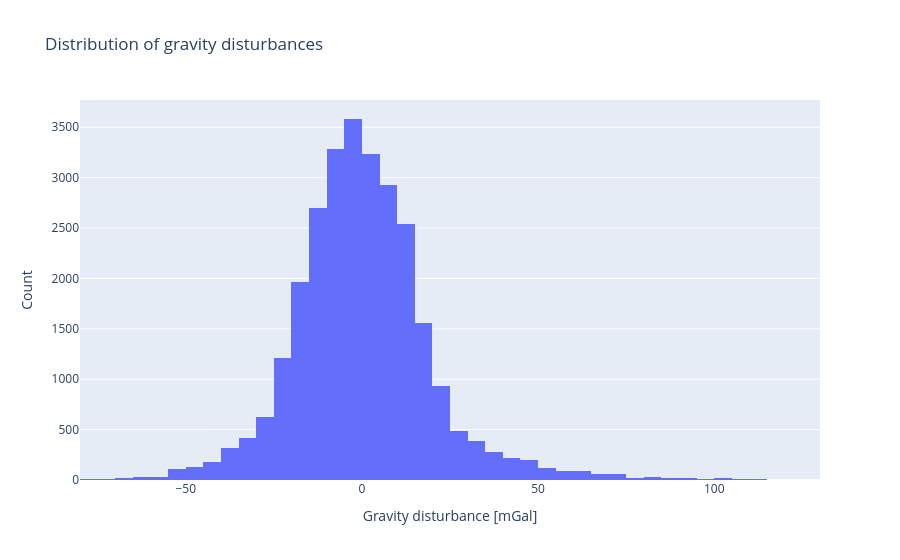

Here is the notebook cell this chart was saved with:
### Code cell
# Plotting the distribution of the gravity disturbances
fig = px.histogram(
    gravity_disturbance,
    x="dg",
    nbins=100,
    title="Distribution of gravity disturbances",
    labels={"dg": "Gravity disturbance [mGal]"}
)
fig.update_layout(yaxis_title="Count")
fig.show()

### Figure 1 — Plotly figure (JSON) as saved in the notebook; plotly's stock layout.template omitted (floating-point values rounded to 4 significant figures; data arrays with more than 128 entries replaced by an {"elided": "..."} marker saying what was removed)
{"data": [{"bingroup": "x", "hovertemplate": "Gravity disturbance [mGal]=%{x}<br>count=%{y}<extra></extra>", "legendgroup": "", "marker": {"color": "#636efa", "pattern": {"shape": ""}}, "name": "", "nbinsx": 100, "orientation": "v", "showlegend": false, "type": "histogram", "x": {"elided": "27956 float values"}, "xaxis": "x", "yaxis": "y"}], "layout": {"barmode": "relative", "legend": {"tracegroupgap": 0}, "title": {"text": "Distribution of gravity disturbances"}, "xaxis": {"anchor": "y", "domain": [0, 1], "title": {"text": "Gravity disturbance [mGal]"}}, "yaxis": {"anchor": "x", "domain": [0, 1], "title": {"text": "Count"}}}}
